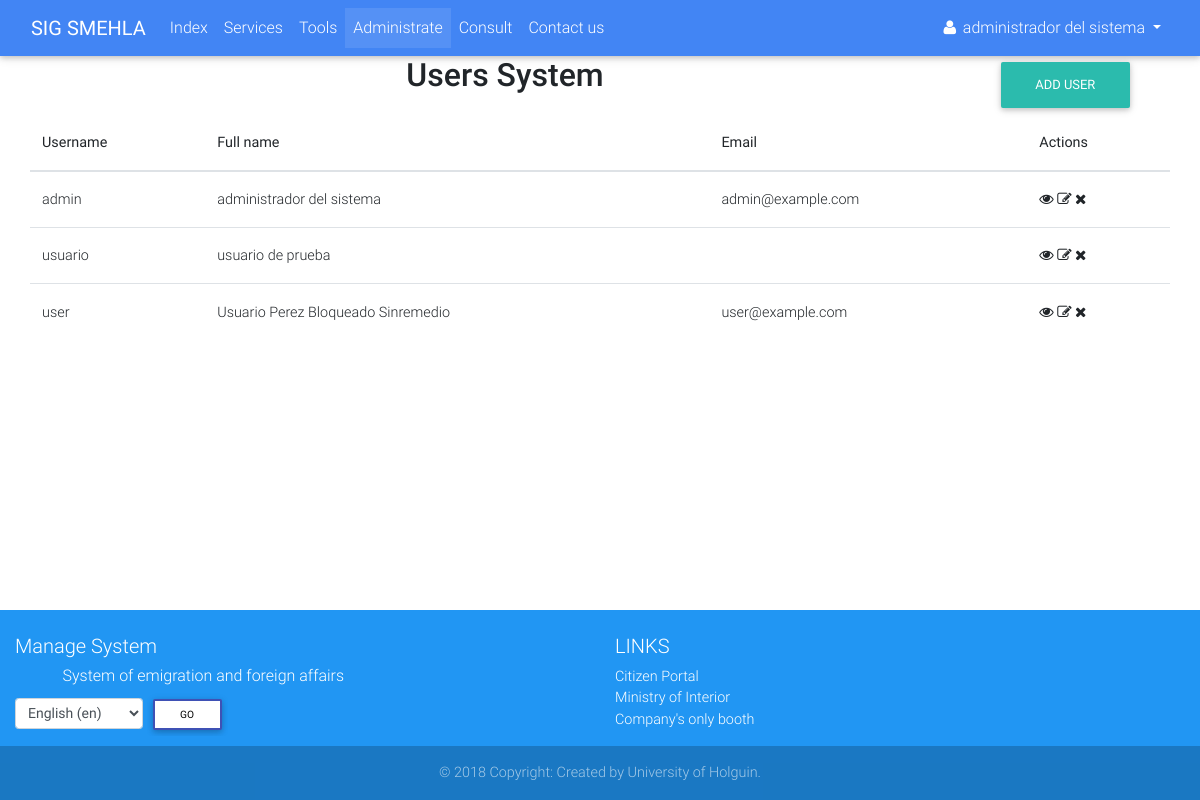
Page /accounts/dashboard/ (signed in) on the earlier database version.
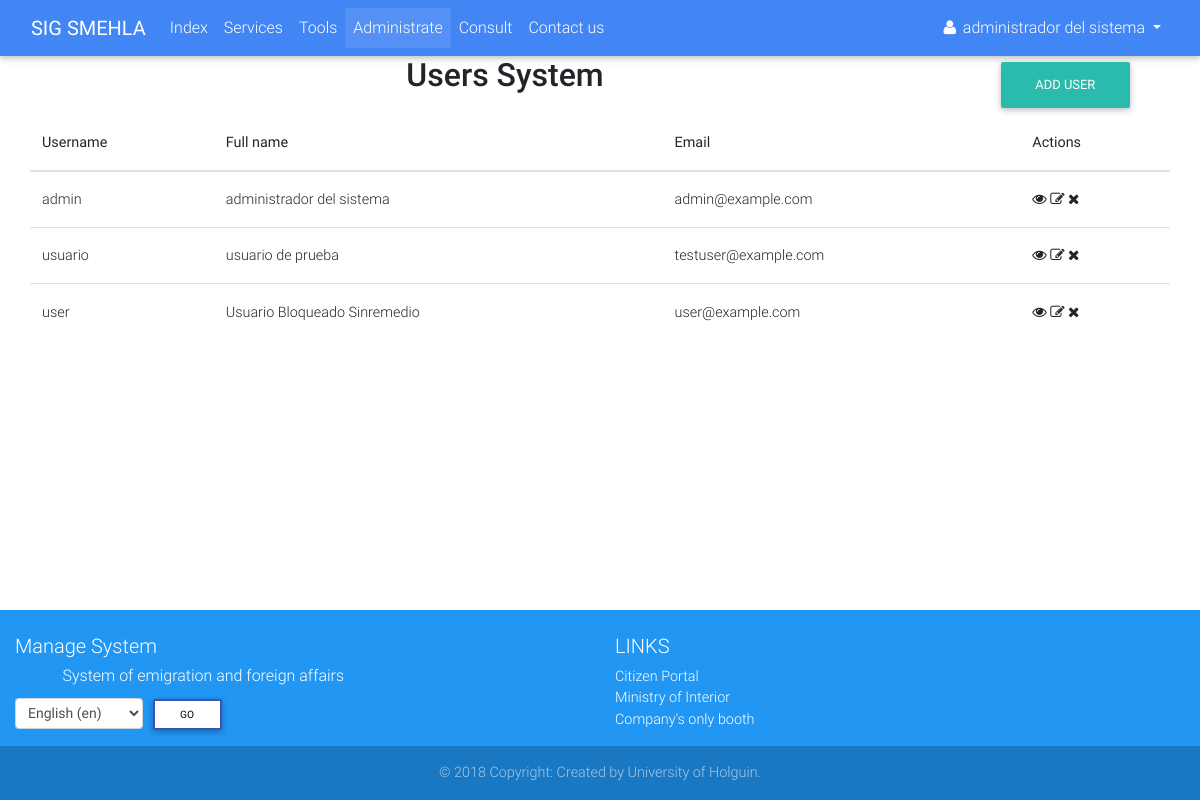
Same page on the later database version.
### accounts/models.py (models this page shows, shortened)
class Profile(AbstractUser):
    OCCUPATION_TYPE = (
        ('FAC', _('Functionary of Attention to Customer')),
        ('BAC', _('Boss of Attention to Customer')),
        ('BDAC', _('Boss of Departament of Attention to Customer')),
        ('DIR', _('Director')),
        ('ADMIN', _('Administrator')),
    )
    born_date = models.DateField(_('Born date'), blank=True, null=True, validators=[validate_born_date])
    occupation = models.CharField(_('Occupation'), max_length=5, choices=OCCUPATION_TYPE, default='FAC')
    REQUIRED_FIELDS = ['email', 'born_date']
    class Meta:
        verbose_name = _('Profile')
        verbose_name_plural = _('Profiles')
    def __str__(self):
        if self.first_name and self.last_name:
            return self.get_full_name()
        else:
            return self.username

### accounts/views.py (the view)
# urls.py: path('dashboard/', views.DashBoardView.as_view(), name='dashboard'),
class DashBoardView(mixins.SuperuserRequiredMixin, mixins.NavbarMixin, generic.ListView):
    template_name = 'accounts/dashboard.html'
    tab_name = 'dashboard'
    model = Profile

### accounts/mixins.py (called while the page is built)
    def dispatch(self, request, *args, **kwargs):
        response = super(SuperuserRequiredMixin, self).dispatch(request, *args, **kwargs)
        if request.user.is_superuser:
            return response
        else:
            raise PermissionDenied

    def get_tab_name(self):
        if self.tab_name:
            return self.tab_name
        else:
            return 'init'

    def get_context_data(self, **kwargs):
        context = super(NavbarMixin, self).get_context_data(**kwargs)
        context['tab'] = self.get_tab_name()
        return context

### accounts/templates/accounts/dashboard.html (shortened to what this page needs)
{% extends 'navbar.html' %}
{% load i18n %}
{% block main %}
    <div class="container">
        <div class="row">
            <div class="col-10"><h2 class="h2 text-center">{% trans 'Users System' %}</h2></div>
            <div class="col">
                <a href="{% url 'accounts:profile_create' %}" class="btn btn-default">{% trans 'Add user' %}</a>
            </div>
        </div>
        <div class="row">
            <table class="table table-hover" cellspacing="0" width="100%">
                <thead>
                <tr>
                    <th class="th">{% trans 'Username' %}</th>
                    <th>{% trans 'Full name' %}</th>
                    <th>{% trans 'Email' %}</th>
                    <th>{% trans 'Actions' %}</th>
                </tr>
                </thead>
                <tbody>
                {% for user in profile_list %}
                    <tr>
                        <td>{{ user.username }}</td>
                        <td>{{ user.get_full_name }}</td>
                        <td>{{ user.email }}</td>
                        <td>
                            <a href="{% url 'accounts:profile_detail' user.pk %}">
                                <i class="fa fa-eye"></i>
                            </a>
                            <a href="{% url 'accounts:profile_update' user.pk %}">
                                <i class="fa fa-edit"></i>
                            </a>
                            <a href="{% url 'accounts:profile_delete' user.pk %}">
                                <i class="fa fa-remove"></i>
                            </a>
                        </td>
                    </tr>
                {% endfor %}
                </tbody>
            </table>
        </div>
    </div>
{% endblock %}

Differences in the rows shown:
changed Profile "usuario": email (not shown) → "testuser@example.com"
changed Profile "user": get_full_name "Usuario Perez Bloqueado Sinremedio" → "Usuario Bloqueado Sinremedio"
